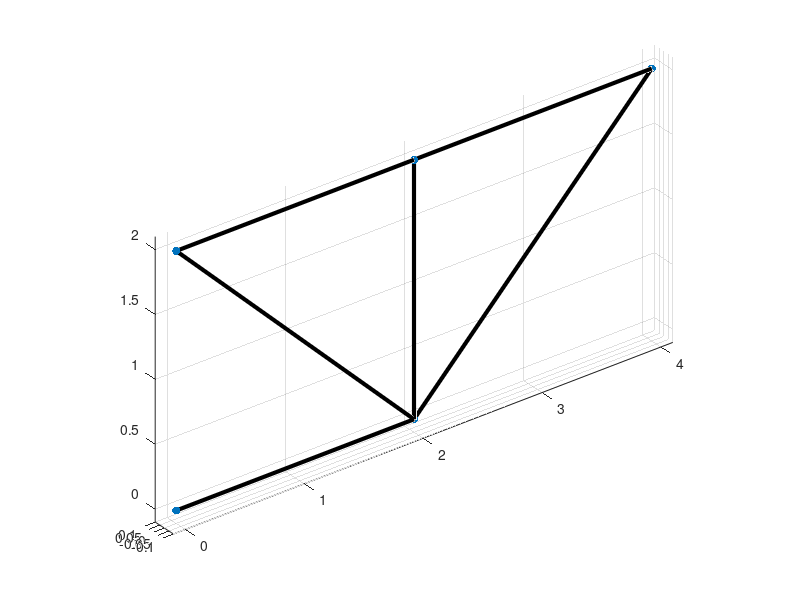

Recreate this plot in MATLAB. (Note: this script raises an error after producing the figure.)
% Stability analysis example of 3D truss structure computed employing frame elements
%
% Topology taken from Torii, A.J., Lopez, R.H. & Miguel, L.F.F. 
% Modeling of global and local stability in optimization of truss-like structures using frame elements. 
% Struct Multidisc Optim 51, 1187–1198 (2015). https://doi.org/10.1007/s00158-014-1203-y
%
% (c) S. Glanc, M. Leps 2024
%
clear
close all
clc
addpath 'framesFEM'
%% Sections
%
nSections = 6 ; % number of cross-sections

r0 = 10*10^-3 % minimal radius 10 mm ; Original settings from (Torii et al., 2015) is r0 = 40*10^-3 mm

sections.A = (15*pi*(ones(nSections,1)*r0).^2)/64 ;                                 % cross section area

for j = 1:nSections
    sections.Iy(j,1) = sections.A(j)^2*113/(60*pi)  ;     % moment of inertia 
end

sections.Iz = sections.Iy;                          % moment of inertia 
sections.Ix = sections.Iy*2;                        % moment of inertia 
sections.E  = ones(nSections,1) * 210*10^9; % Young moduli of individual elements of beam
sections.v  = ones(nSections,1) * 0.3;      % Young moduli of individual elements of beam

ndisc = 8;                                          % number of FEM elements per beam

%% Nodes
nodes.x = [0;2;0;2;4];                              % x coordinates of nodes
nodes.y = [0;0;0;0;0];                              % y coordinates of nodes
nodes.z = [0;0;2;2;2];                              % z coordinates of nodes
nodes.nnodes = numel(nodes.x);                      % number of nodes

%% Supports
kinematic.x.nodes = [1;3];                          % node indices with restricted x-direction displacements
kinematic.y.nodes = [1;3];                          % node indices with restricted y-direction displacements
kinematic.z.nodes = [1;3];                          % node indices with restricted z-direction displacements
kinematic.rx.nodes = [];                            % node indices with restricted x-direction rotations
kinematic.ry.nodes = [];                            % node indices with restricted y-direction rotations
kinematic.rz.nodes = [1;3];                         % node indices with restricted z-direction rotations

nodes.dofs = true(nodes.nnodes,6);                  % no kinematic boundary conditions
nodes.dofs(kinematic.x.nodes,1) = false;            % mark prevented movement in x-direction
nodes.dofs(kinematic.y.nodes,2) = false;            % mark prevented movement in y-direction
nodes.dofs(kinematic.z.nodes,3) = false;            % mark prevented movement in z-direction
nodes.dofs(kinematic.rx.nodes,4) = false;           % mark prevented rotation in x-direction
nodes.dofs(kinematic.ry.nodes,5) = false;           % mark prevented rotation in y-direction
nodes.dofs(kinematic.rz.nodes,6) = false;           % mark prevented rotation in z-direction

%% Beams
beams.nodesHead = [1;3;3;2;4;2];                    % elements starting nodes
beams.nodesEnd  = [2;2;4;4;5;5];                    % elements ending nodes
beams.nbeams = numel(beams.nodesHead);              % number of beams

% Beams sections
beams.disc      = ones(beams.nbeams,1)*ndisc;       % disretization of beams
beams.sections  = 1:nSections;              % id of sections to beams

%% Ground structure                                 % graph with nodes and beams
plot3([nodes.x(beams.nodesHead) nodes.x(beams.nodesEnd)]', ...
     [nodes.y(beams.nodesHead) nodes.y(beams.nodesEnd)]', ...
     [nodes.z(beams.nodesHead) nodes.z(beams.nodesEnd)]', ...
     'k','LineWidth',3);
hold on;
scatter3(nodes.x, nodes.y, nodes.z, 'black', 'filled', 'o');
axis equal;
xlim([min(nodes.x)-0.1,max(nodes.x)+0.1]);          % to avoid tight limits
ylim([min(nodes.y)-0.1,max(nodes.y)+0.1]);          % to avoid tight limits
zlim([min(nodes.z)-0.1,max(nodes.z)+0.1]);          % to avoid tight limits
grid on

%% Loads
loads.y.nodes = [];                                 % node indices with x-direction forces
loads.y.value = [];                                 % magnitude of the x-direction forces
loads.x.nodes = [];                                 % node indices with y-direction forces
loads.x.value = [];                                 % magnitude of the y-direction forces 
loads.z.nodes = [5];                                % node indices with z-direction forces
loads.z.value = [-1000];                            % magnitude of the z-direction forces 

loads.rx.nodes = [];                                % node indices with x-direction moments
loads.rx.value = [];                                % magnitude of the x-direction moments
loads.ry.nodes = [];                                % node indices with y-direction moments
loads.ry.value = [];                                % magnitude of the y-direction moments 
loads.rz.nodes = [];                                % node indices with z-direction moments
loads.rz.value = []; 

%% Force vector
forceVector = sparse([loads.x.nodes*6-5; loads.y.nodes*6-4; loads.z.nodes*6-3;loads.rx.nodes*3-2; loads.ry.nodes*3-1; loads.rz.nodes*3], ...
                     1, ...
                     [loads.x.value; loads.y.value; loads.z.value;loads.rx.value; loads.ry.value; loads.rz.value], ...
                     nodes.nnodes*6, 1);
f = forceVector(reshape(reshape(nodes.dofs.',[],1).', 1, [])');
%% FEM
nodes.ndofs = sum(sum(nodes.dofs));                 % number of unknown dofs

beams.vectorX = beamVertexFn(beams,nodes);          % X vectors for beams
beams.codeNumbers = codeNumbersFn(beams,nodes);     % beam code numbers
beams.XY = XYtoBeamsFn(beams);                      % define the XY plane for beams

elements = discretizationBeamsFn(beams,nodes);      % discretisation of beams into elements
elements.XY = XYtoElementFn(beams);                 % XY plane assignment for elemtns  
elements.sections = sectionToElementFn(sections,beams); % sections assignment for elemtns  
elements.ndofs = max(max(elements.codeNumbers));    % number of unknown dofs for elements  

% Linear analysis 
endForces.global = sparse(elements.ndofs,1);                                
endForces.global(1:max(max(beams.codeNumbers))) = f;    % assembly force vector
transformationMatrix = transformationMatrixFn(elements);    % local and global transformation matrix and lengths in struct
stiffnesMatrix = stiffnessMatrixStabFn(elements,transformationMatrix); % local and global stifness matrix in struct

[endForces.local, displ] = endForcesFn(stiffnesMatrix,endForces,transformationMatrix,elements); % Solving FEM -> u = K\f

geometricMatrix = geometricMatrixFnV2(elements,transformationMatrix,endForces);             % Geometric stiffness matrix

volume = sum(elements.sections.A .* transformationMatrix.lengths);

% Stability
Results = criticalLoadFn(stiffnesMatrix.global,geometricMatrix.global,100);

[sortedValues,sortedVectors]= sortValuesVectorFn(Results.values,Results.vectors);

%% Post-procesing
disp('= Section areas ========')
fprintf('A%d = %f\n', [(1:nSections)', sections.A]');
fprintf('Volume: %f\n', value(volume));

disp('= 1. critical load =====')
fprintf('lambda%d = %f\n', [(1:numel(sortedValues(1:5)))', value(sortedValues(1:5))]');

for i = 1:beams.nbeams
    idR = 1:12;
    idC = (i-1)*ndisc + 1 : i*ndisc;
    endForces.beams{i} = endForces.local(idR, idC);
    N(1,i)=endForces.beams{i}(7,1);
end

N = full(N'/1000);
disp('= Normal forces ========')
fprintf('N%d = %f kN \n', [(1:numel(N))', value(N)]');
sigma = N./value(sections.A)/1000;
disp('= Normal stresses ======')
fprintf('sigma%d = %f MPa \n', [(1:numel(sigma))', value(sigma)]');
% Graph of deformed structure
graph = deformationGraphFn(nodes,beams,sortedVectors(:,1),3);